Frame 1 (no input): blank canvas, image omitted
Frame 60 (no input): blank canvas, image omitted
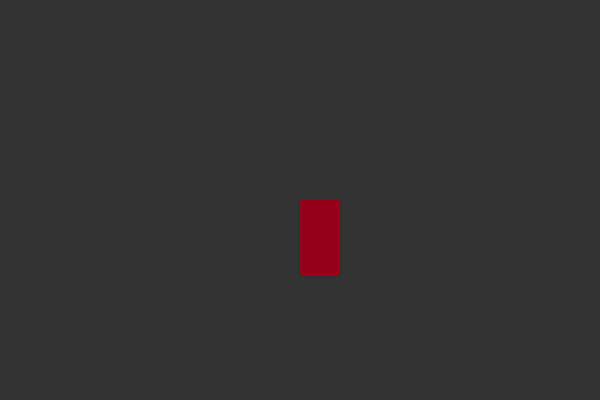
Frame 120 (the mouse pressed at the canvas centre since frame 60)

The p5.js sketch whose frames 1 and 60 were blank and that drew this single picture after the mouse press (run headless with seeded random() and noise() and a simulated clock; from frame 60 on, the mouse is pressed at the canvas centre):

// p5.js sketch
// ── sketch.js
var  a = 50;
var b = 50;
var newHeight = 75;
var newWidth = 40;

function setup(){
    createCanvas(600,400);
    background(50);
    a=50;
    b=50;
}

function draw(){
    // background(50);
    if (mouseIsPressed) { 
        noStroke();
        fill(150,0,25,150)
        rect(mouseX,mouseY,newWidth,newHeight);
        
    }
  
    
}
